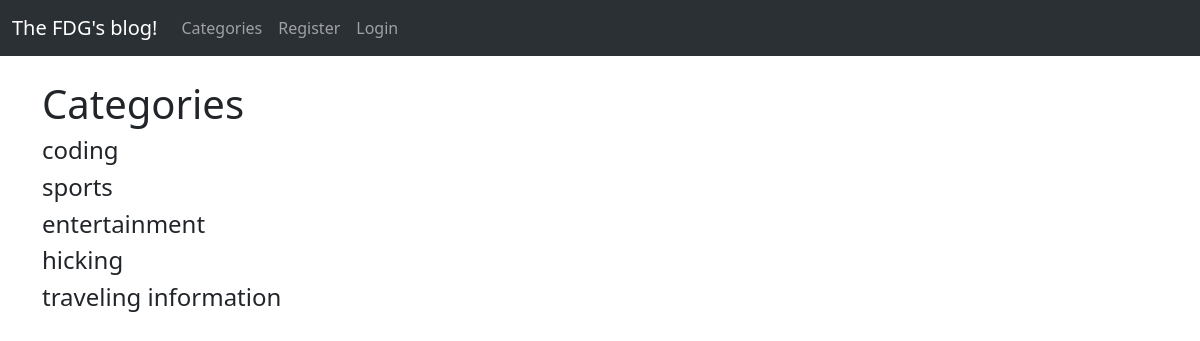
The page /categories_list/ on the database its author committed.
### fdgblog/models.py (models this page shows, shortened)
class Category(models.Model):
    name = models.CharField(max_length=255)
    def __str__(self):
        return self.name

### fdgblog/views.py (the view)
# urls.py: path('categories_list/', CategoryListView, name='categories_list'),
def CategoryListView(request):
    cat_menu_list = Category.objects.all()
    return render(request, 'categories_list.html', {'cat_menu_list': cat_menu_list})

### fdgblog/templates/categories_list.html (shortened to what this page needs)
{% extends 'base.html' %}
{% block content %}
   <H1>Categories</h1>
    {% for item in cat_menu_list %}
        <h4><a class="dropdown-item" href="{% url 'categories' item|slugify %}">{{ item }}</a></h4>
    {% endfor %}
{% endblock %}

### rows shown on the page
Category: name "coding"
Category: name "sports"
Category: name "entertainment"
Category: name "hicking"
Category: name "traveling information"
